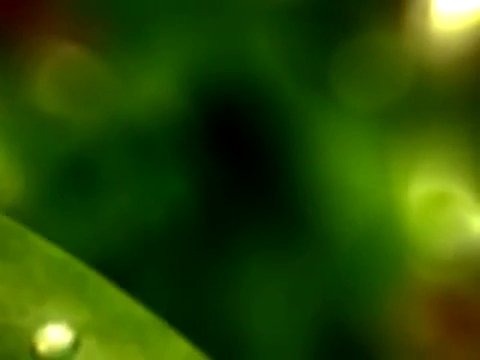
#> input picture frame 37 of spyder projects/data/sd.mp4, 480 x 360 px
$ python demo2.py
#> lines starting #> are read from the running program, lines starting #| are printed output that depends on the picture
# -*- coding: utf-8 -*-
"""
Created on Mon Feb  6 21:48:33 2023

@author: anush
"""

import cv2

cap=cv2.VideoCapture(r"E:\data\sd.mp4")
print("cap",cap)

while True:
    ret,frame =cap.read()
#> frame is the input picture: shape (360, 480, 3); mean B, G, R 4.3, 73.8, 40.4
    frame = cv2.resize(frame,(500,450))
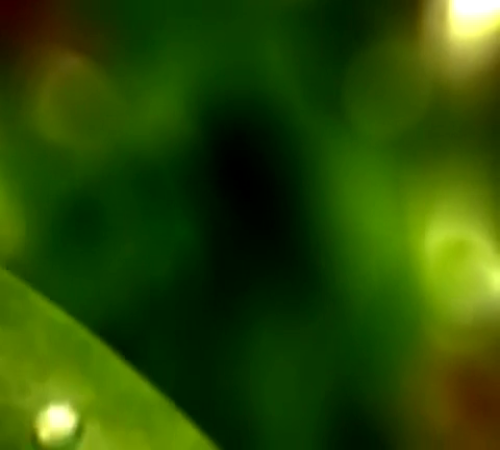
#> frame: shape (450, 500, 3); mean B, G, R 4.3, 73.8, 40.4
    gray =cv2.cvtColor(frame,cv2.COLOR_BGR2GRAY)
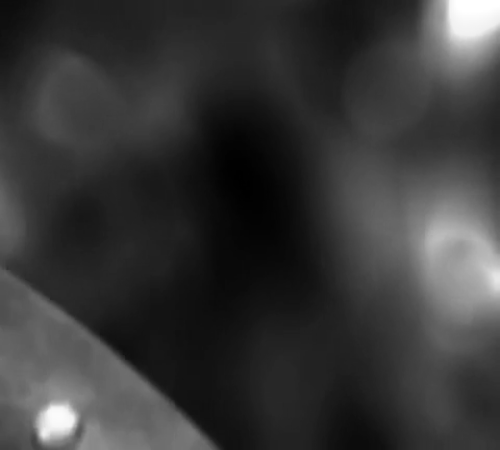
#> gray: shape (450, 500); min 0, max 255, mean 55.9
    cv2.imshow("gray",gray)
    cv2.imshow("frame",frame)
    k = cv2.waitKey(25)
#> (key Esc is pressed here)
    if k == ord("s"):
        break
cap.release()
cv2.destroyAllWindows()


#now capture video from webcam
'cap=cv2.VideoCapture(0)'

#divx,xvid,mjeg,x264,WMV1,WMV2
fourcc =cv2.VideoWriter_fourccc(*"XVID")
#4para,name,codec,fps,resoution
'''output =cv2.VideoWriter("output.avi",fourcc,20.0,(640,480))

print(cap)

while cap.isOpened():
    ret,frame =cap.read()
    if ret == True:
        frame = cv2.resize(frame,(500,450))
        gray =cv2.cvtColor(frame,cv2.COLOR_BGR2GRAY)
        cv2.imshow("gray",gray)
        cv2.imshow("frame",frame)
        k = cv2.waitKey(25)
        if k == ord("s") :
            break
cap.release()
cv2.destroyAllWindows()'''

$ run again, starting later in the video
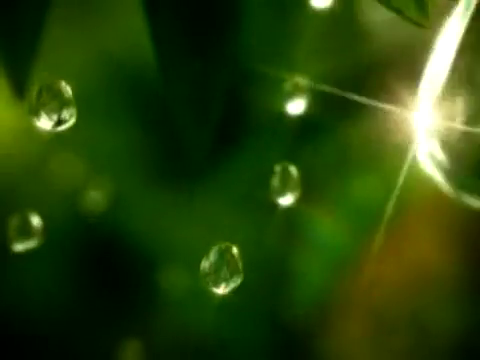
#> input picture frame 168 of spyder projects/data/sd.mp4, 480 x 360 px
#> frame is the input picture: shape (360, 480, 3); mean B, G, R 11.7, 66.8, 39.6
#> `frame = cv2.resize(frame,(500,450))`:
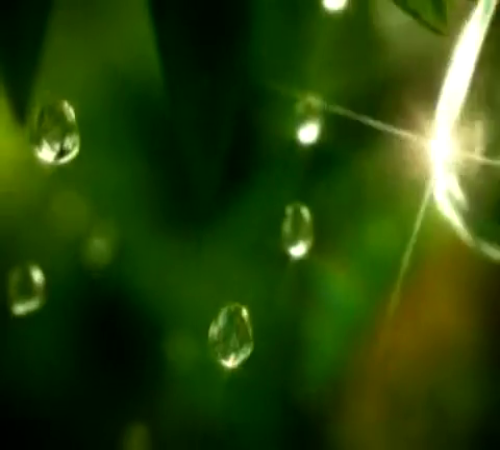
#> frame: shape (450, 500, 3); mean B, G, R 11.7, 66.8, 39.5
#> `gray =cv2.cvtColor(frame,cv2.COLOR_BGR2GRAY)`:
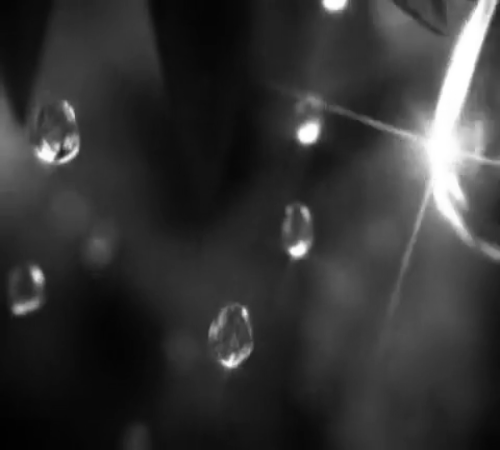
#> gray: shape (450, 500); min 1, max 255, mean 52.4

$ run again, starting later in the video
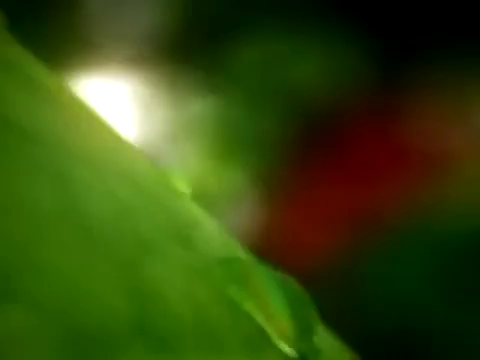
#> input picture frame 300 of spyder projects/data/sd.mp4, 480 x 360 px
#> frame is the input picture: shape (360, 480, 3); mean B, G, R 14.6, 73.4, 53.3
#> `frame = cv2.resize(frame,(500,450))`:
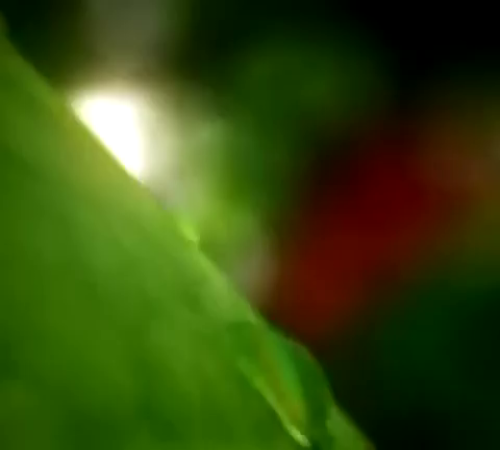
#> frame: shape (450, 500, 3); mean B, G, R 14.6, 73.3, 53.2
#> `gray =cv2.cvtColor(frame,cv2.COLOR_BGR2GRAY)`:
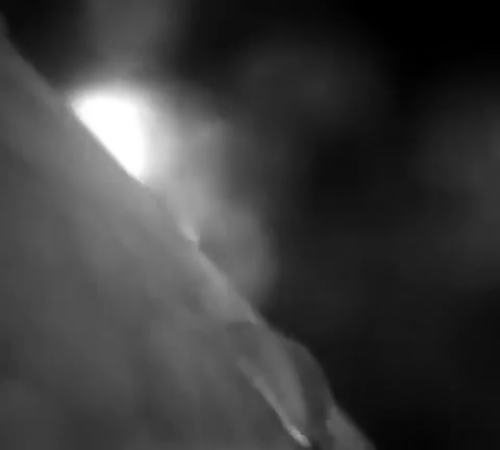
#> gray: shape (450, 500); min 0, max 255, mean 60.6
